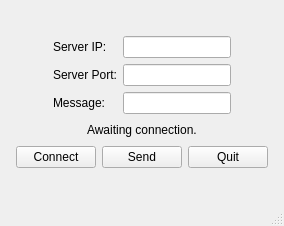
<?xml version="1.0" encoding="UTF-8"?>
<ui version="4.0">
 <class>MainWindow</class>
 <widget class="QMainWindow" name="MainWindow">
  <property name="geometry">
   <rect>
    <x>0</x>
    <y>0</y>
    <width>284</width>
    <height>226</height>
   </rect>
  </property>
  <property name="windowTitle">
   <string>MainWindow</string>
  </property>
  <widget class="QWidget" name="centralwidget">
   <layout class="QVBoxLayout" name="verticalLayout">
    <item>
     <spacer name="verticalSpacer">
      <property name="orientation">
       <enum>Qt::Vertical</enum>
      </property>
      <property name="sizeHint" stdset="0">
       <size>
        <width>20</width>
        <height>40</height>
       </size>
      </property>
     </spacer>
    </item>
    <item>
     <layout class="QHBoxLayout" name="horizontalLayout_2">
      <item>
       <spacer name="horizontalSpacer">
        <property name="orientation">
         <enum>Qt::Horizontal</enum>
        </property>
        <property name="sizeHint" stdset="0">
         <size>
          <width>40</width>
          <height>20</height>
         </size>
        </property>
       </spacer>
      </item>
      <item>
       <layout class="QFormLayout" name="formLayout">
        <item row="0" column="0">
         <widget class="QLabel" name="label_ip">
          <property name="text">
           <string>Server IP:</string>
          </property>
         </widget>
        </item>
        <item row="0" column="1">
         <widget class="QLineEdit" name="lineEdit_ip"/>
        </item>
        <item row="1" column="0">
         <widget class="QLabel" name="label_server">
          <property name="text">
           <string>Server Port:</string>
          </property>
         </widget>
        </item>
        <item row="1" column="1">
         <widget class="QLineEdit" name="lineEdit_port"/>
        </item>
        <item row="2" column="0">
         <widget class="QLabel" name="label_response">
          <property name="text">
           <string>Message:</string>
          </property>
         </widget>
        </item>
        <item row="2" column="1">
         <widget class="QLineEdit" name="lineEdit_message"/>
        </item>
       </layout>
      </item>
      <item>
       <spacer name="horizontalSpacer_2">
        <property name="orientation">
         <enum>Qt::Horizontal</enum>
        </property>
        <property name="sizeHint" stdset="0">
         <size>
          <width>40</width>
          <height>20</height>
         </size>
        </property>
       </spacer>
      </item>
     </layout>
    </item>
    <item>
     <layout class="QHBoxLayout" name="horizontalLayout_3">
      <item>
       <spacer name="horizontalSpacer_3">
        <property name="orientation">
         <enum>Qt::Horizontal</enum>
        </property>
        <property name="sizeHint" stdset="0">
         <size>
          <width>40</width>
          <height>20</height>
         </size>
        </property>
       </spacer>
      </item>
      <item>
       <widget class="QLabel" name="label_status">
        <property name="text">
         <string>Awaiting connection.</string>
        </property>
       </widget>
      </item>
      <item>
       <spacer name="horizontalSpacer_4">
        <property name="orientation">
         <enum>Qt::Horizontal</enum>
        </property>
        <property name="sizeHint" stdset="0">
         <size>
          <width>40</width>
          <height>20</height>
         </size>
        </property>
       </spacer>
      </item>
     </layout>
    </item>
    <item>
     <layout class="QHBoxLayout" name="horizontalLayout">
      <item>
       <spacer name="horizontalSpacer_5">
        <property name="orientation">
         <enum>Qt::Horizontal</enum>
        </property>
        <property name="sizeHint" stdset="0">
         <size>
          <width>40</width>
          <height>20</height>
         </size>
        </property>
       </spacer>
      </item>
      <item>
       <widget class="QPushButton" name="pushButton_connect">
        <property name="text">
         <string>Connect</string>
        </property>
       </widget>
      </item>
      <item>
       <widget class="QPushButton" name="pushButton_send">
        <property name="text">
         <string>Send</string>
        </property>
       </widget>
      </item>
      <item>
       <widget class="QPushButton" name="pushButton_quit">
        <property name="text">
         <string>Quit</string>
        </property>
       </widget>
      </item>
      <item>
       <spacer name="horizontalSpacer_6">
        <property name="orientation">
         <enum>Qt::Horizontal</enum>
        </property>
        <property name="sizeHint" stdset="0">
         <size>
          <width>40</width>
          <height>20</height>
         </size>
        </property>
       </spacer>
      </item>
     </layout>
    </item>
    <item>
     <spacer name="verticalSpacer_2">
      <property name="orientation">
       <enum>Qt::Vertical</enum>
      </property>
      <property name="sizeHint" stdset="0">
       <size>
        <width>20</width>
        <height>40</height>
       </size>
      </property>
     </spacer>
    </item>
   </layout>
  </widget>
  <widget class="QMenuBar" name="menubar"/>
  <widget class="QStatusBar" name="statusbar"/>
 </widget>
 <resources/>
 <connections/>
</ui>
